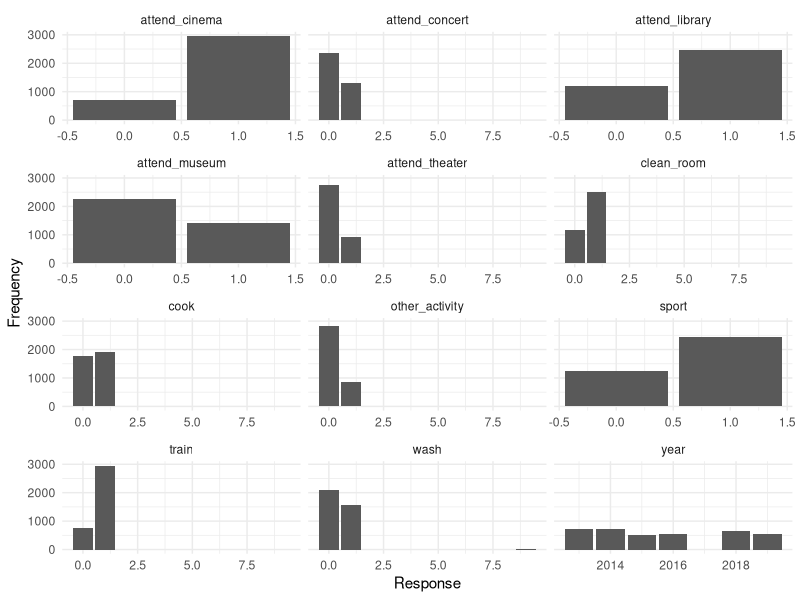
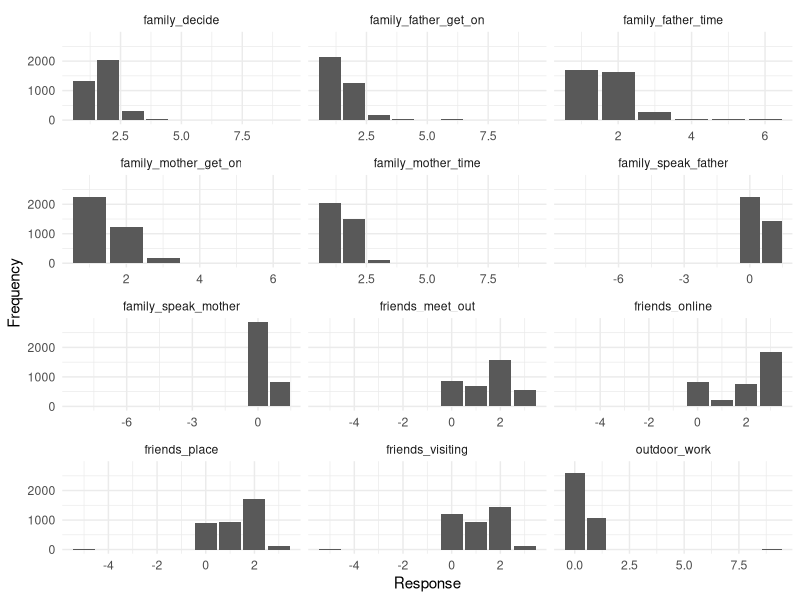
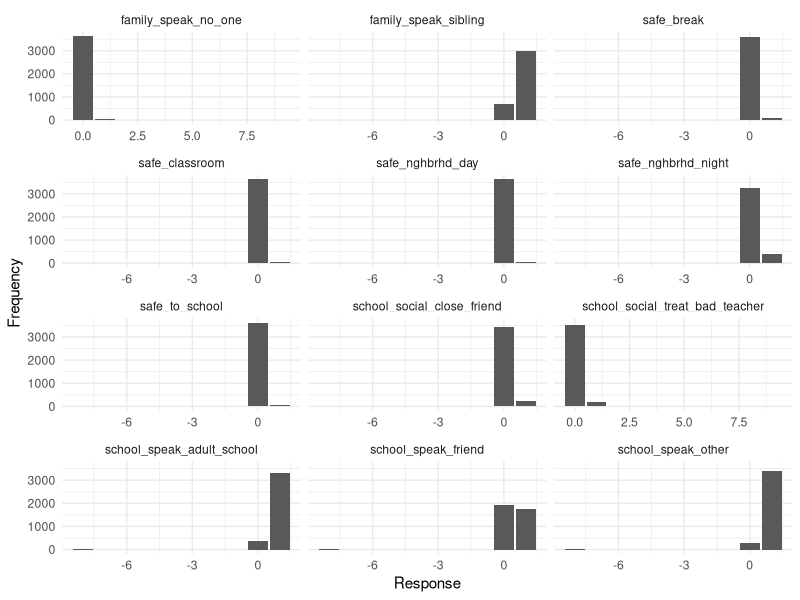
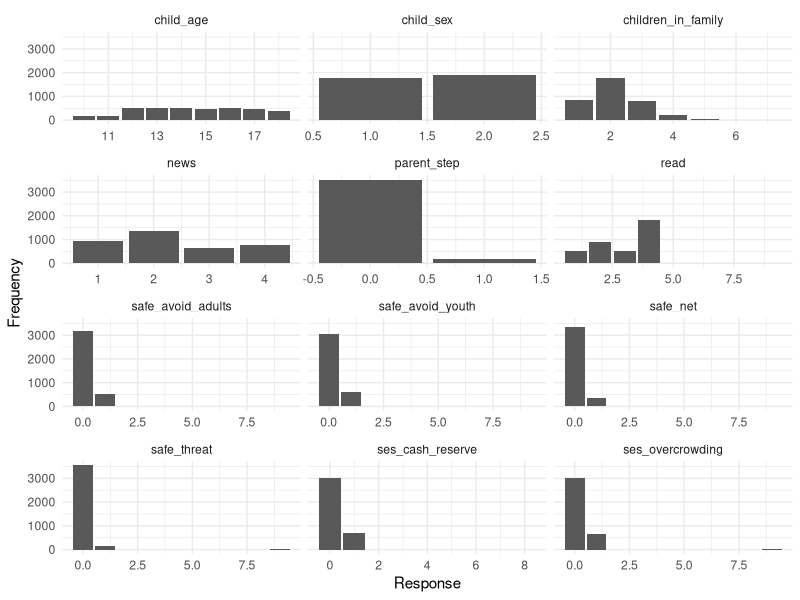
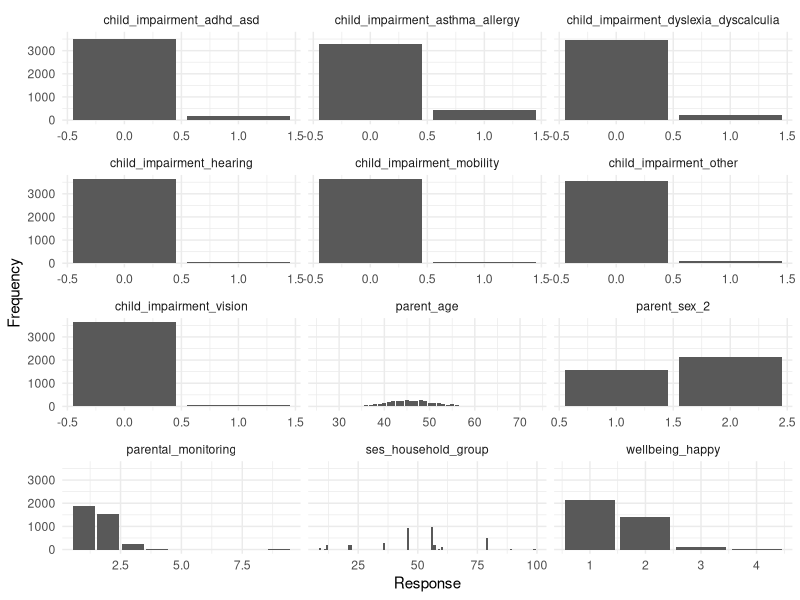
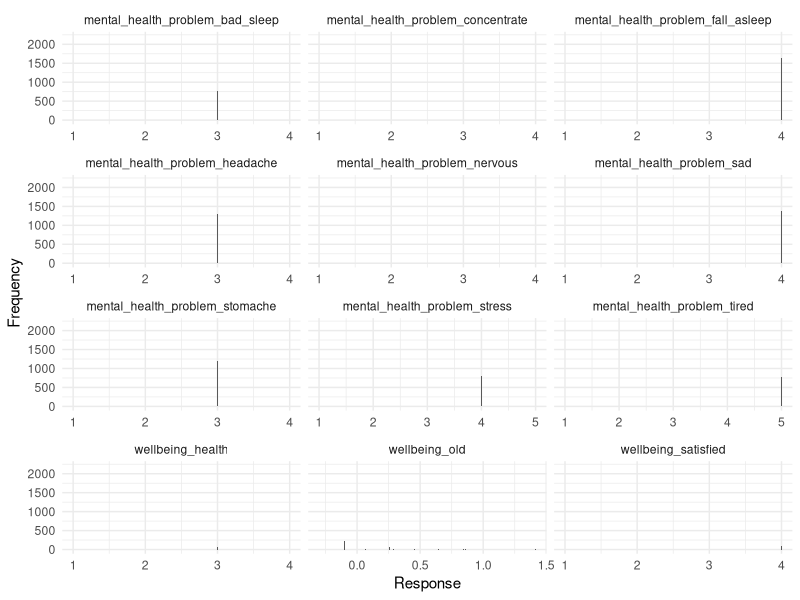
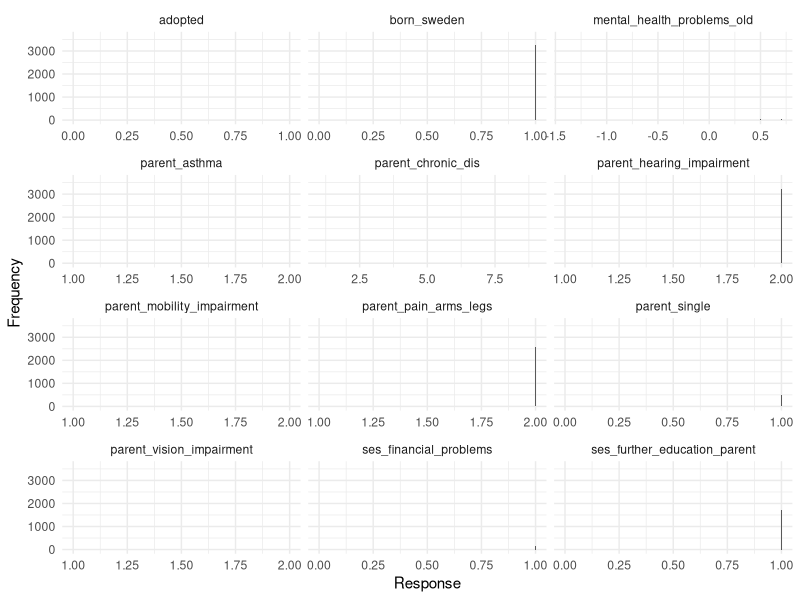
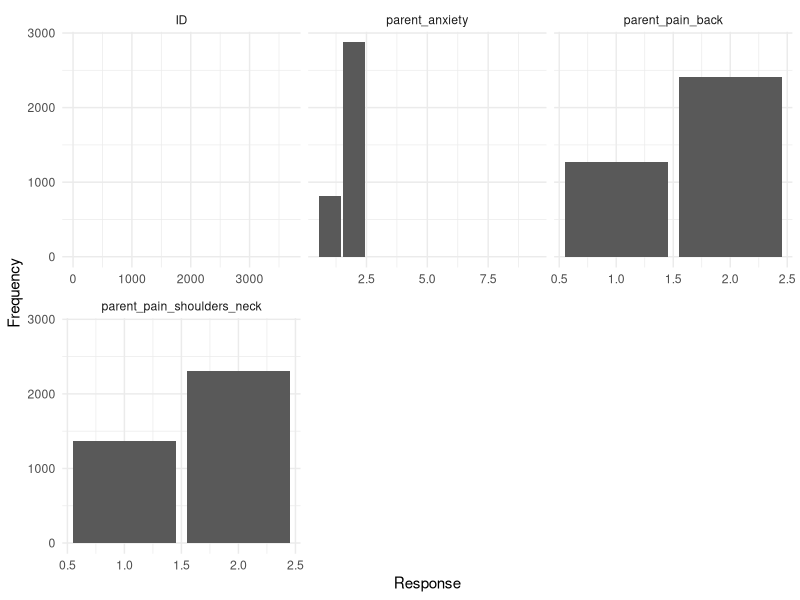

Here is the R script that generated these plots, in order:
## ---- chunk 1
library("tidyverse")

df_barnulf_synth <- readr::read_csv("data/barnulf_synthetic.csv")
## ---- chunk 2
skimr::skim(df_barnulf_synth)
## ---- chunk 3
overview_barplot_barnulf <- function(df, vars = names(df), start = 1, n = 12) {

  vars <- intersect(vars, names(df))
  vars <- vars[start:min(start + n - 1, length(vars))]

  df %>%
    select(all_of(vars)) %>%
    pivot_longer(
      everything(),
      names_to = "variable",
      values_to = "value"
    ) %>%
    filter(!is.na(value)) %>%
    ggplot(aes(x = value)) +
    geom_bar() +
    facet_wrap(~variable, ncol = 3, scales = "free_x") +
    labs(x = "Response", y = "Frequency") +
    theme_minimal()
}
## ---- chunk 4
overview_barplot_barnulf(df_barnulf_synth, start = 2)
## ---- chunk 5
overview_barplot_barnulf(df_barnulf_synth, start = 14)
## ---- chunk 6
overview_barplot_barnulf(df_barnulf_synth, start = 26)
## ---- chunk 7
overview_barplot_barnulf(df_barnulf_synth, start = 38)
## ---- chunk 8
overview_barplot_barnulf(df_barnulf_synth, start = 50)
## ---- chunk 9
overview_barplot_barnulf(df_barnulf_synth, start = 62)
## ---- chunk 10
overview_barplot_barnulf(df_barnulf_synth, start = 74)
## ---- chunk 11
overview_barplot_barnulf(df_barnulf_synth, start = 86)
